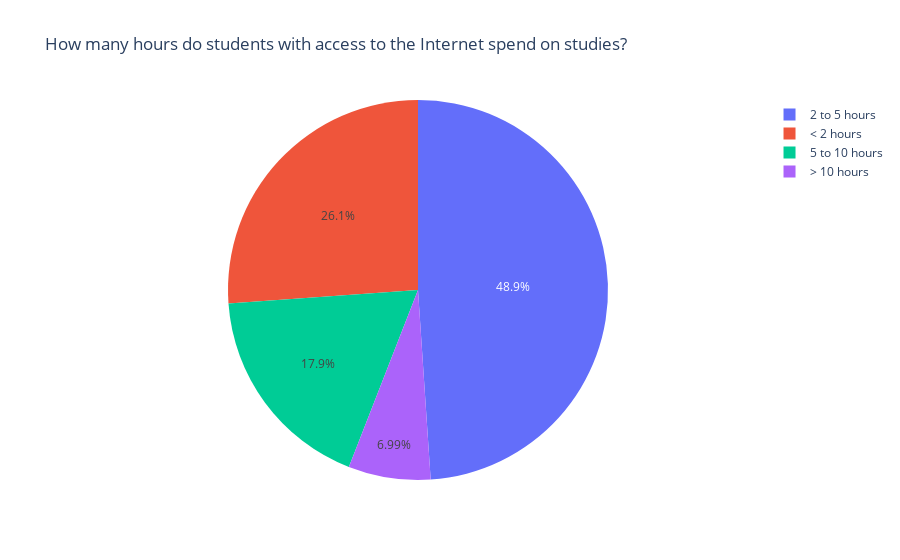

The cell this chart's notebook holds for it:
### Code cell
time2 =data[(data.internet == 'yes')].st_time.value_counts()
labels = (np.array(time2.index))
sizes = (np.array((time2 / time2.sum())*100))

trace = go.Pie(labels=labels, values=sizes)
layout = go.Layout(title="How many hours do students with access to the Internet spend on studies?")
dat = [trace]
fig = go.Figure(data=dat, layout=layout)
py.iplot(fig, filename="time2")

#This block of code used to represent the time student has access to the internet.

### Figure 1 — Plotly figure (JSON) as saved in the notebook; plotly's stock layout.template omitted (floating-point values rounded to 4 significant figures)
{"data": [{"labels": ["2 to 5 hours", "< 2 hours", "5 to 10 hours", "> 10 hours"], "type": "pie", "values": [48.94, 26.14, 17.93, 6.991]}], "layout": {"title": {"text": "How many hours do students with access to the Internet spend on studies?"}}}
